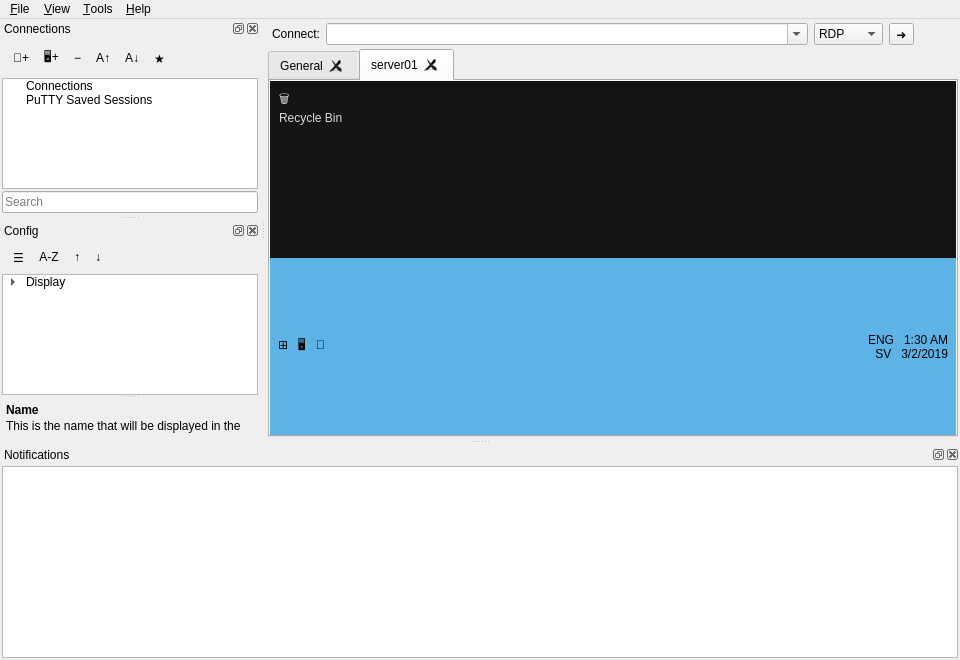
<?xml version="1.0" encoding="UTF-8"?>
<ui version="4.0">
 <class>MainWindow</class>
 <widget class="QMainWindow" name="MainWindow">
  <property name="geometry"><rect><x>0</x><y>0</y><width>960</width><height>660</height></rect></property>
  <property name="windowTitle"><string>mRemoteNG - confCons.xml - server01</string></property>
  <property name="dockNestingEnabled"><bool>false</bool></property>
  <widget class="QWidget" name="centralwidget">
   <layout class="QVBoxLayout" name="centralLayout">
    <property name="spacing"><number>2</number></property>
    <property name="leftMargin"><number>2</number></property>
    <property name="topMargin"><number>2</number></property>
    <property name="rightMargin"><number>2</number></property>
    <property name="bottomMargin"><number>2</number></property>
    <item>
     <widget class="QWidget" name="quickConnectBar">
      <layout class="QHBoxLayout" name="quickConnectLayout">
       <property name="spacing"><number>6</number></property>
       <property name="leftMargin"><number>4</number></property>
       <property name="topMargin"><number>2</number></property>
       <property name="rightMargin"><number>4</number></property>
       <property name="bottomMargin"><number>2</number></property>
       <item><widget class="QLabel" name="connectLabel"><property name="text"><string>Connect:</string></property></widget></item>
       <item>
        <widget class="QComboBox" name="quickConnectCombo">
         <property name="sizePolicy"><sizepolicy hsizetype="Expanding" vsizetype="Fixed"><horstretch>1</horstretch><verstretch>0</verstretch></sizepolicy></property>
         <property name="minimumSize"><size><width>280</width><height>0</height></size></property>
         <property name="editable"><bool>true</bool></property>
        </widget>
       </item>
       <item>
        <widget class="QComboBox" name="protocolCombo">
         <item><property name="text"><string>RDP</string></property></item>
         <item><property name="text"><string>VNC</string></property></item>
         <item><property name="text"><string>SSH1</string></property></item>
         <item><property name="text"><string>SSH2</string></property></item>
         <item><property name="text"><string>Telnet</string></property></item>
         <item><property name="text"><string>HTTP</string></property></item>
         <item><property name="text"><string>HTTPS</string></property></item>
        </widget>
       </item>
       <item><widget class="QToolButton" name="quickConnectButton"><property name="text"><string>➜</string></property><property name="toolTip"><string>Connect</string></property></widget></item>
       <item><spacer name="quickConnectSpacer"><property name="orientation"><enum>Qt::Horizontal</enum></property><property name="sizeHint" stdset="0"><size><width>40</width><height>20</height></size></property></spacer></item>
      </layout>
     </widget>
    </item>
    <item>
     <widget class="QTabWidget" name="sessionTabs">
      <property name="sizePolicy"><sizepolicy hsizetype="Expanding" vsizetype="Expanding"><horstretch>1</horstretch><verstretch>1</verstretch></sizepolicy></property>
      <property name="tabsClosable"><bool>true</bool></property>
      <property name="movable"><bool>true</bool></property>
      <property name="currentIndex"><number>1</number></property>
      <widget class="QWidget" name="generalTab">
       <attribute name="title"><string>General</string></attribute>
       <layout class="QVBoxLayout" name="generalLayout">
        <item><widget class="QLabel" name="generalPlaceholder"><property name="text"><string>No connection selected.</string></property><property name="alignment"><set>Qt::AlignCenter</set></property></widget></item>
       </layout>
      </widget>
      <widget class="QWidget" name="serverTab">
       <attribute name="title"><string>server01</string></attribute>
       <layout class="QVBoxLayout" name="serverLayout">
        <property name="spacing"><number>0</number></property>
        <property name="leftMargin"><number>0</number></property>
        <property name="topMargin"><number>0</number></property>
        <property name="rightMargin"><number>0</number></property>
        <property name="bottomMargin"><number>0</number></property>
        <item>
         <widget class="QWidget" name="remoteDesktop">
          <property name="styleSheet"><string notr="true">background-color: #141414;</string></property>
          <layout class="QVBoxLayout" name="remoteLayout">
           <property name="spacing"><number>0</number></property>
           <property name="leftMargin"><number>0</number></property>
           <property name="topMargin"><number>0</number></property>
           <property name="rightMargin"><number>0</number></property>
           <property name="bottomMargin"><number>0</number></property>
           <item>
            <widget class="QWidget" name="remoteScreen">
             <layout class="QHBoxLayout" name="remoteScreenLayout">
              <item><widget class="QLabel" name="recycleBin"><property name="text"><string>🗑️&#10;Recycle Bin</string></property><property name="styleSheet"><string notr="true">color: #d8d8d8; background: transparent;</string></property><property name="alignment"><set>Qt::AlignLeading|Qt::AlignLeft|Qt::AlignTop</set></property><property name="margin"><number>12</number></property></widget></item>
              <item><spacer name="remoteSpacer"><property name="orientation"><enum>Qt::Horizontal</enum></property><property name="sizeHint" stdset="0"><size><width>40</width><height>20</height></size></property></spacer></item>
             </layout>
            </widget>
           </item>
           <item>
            <widget class="QWidget" name="remoteTaskbar">
             <property name="styleSheet"><string notr="true">background-color: #5eb3e6;</string></property>
             <layout class="QHBoxLayout" name="remoteTaskbarLayout">
              <property name="spacing"><number>10</number></property>
              <property name="leftMargin"><number>8</number></property>
              <property name="topMargin"><number>4</number></property>
              <property name="rightMargin"><number>8</number></property>
              <property name="bottomMargin"><number>4</number></property>
              <item><widget class="QLabel" name="taskbarApps"><property name="text"><string>⊞   🖥   📁</string></property><property name="styleSheet"><string notr="true">background: transparent;</string></property></widget></item>
              <item><spacer name="taskbarSpacer"><property name="orientation"><enum>Qt::Horizontal</enum></property><property name="sizeHint" stdset="0"><size><width>40</width><height>20</height></size></property></spacer></item>
              <item><widget class="QLabel" name="taskbarClock"><property name="text"><string>ENG   1:30 AM&#10;SV   3/2/2019</string></property><property name="styleSheet"><string notr="true">background: transparent;</string></property><property name="alignment"><set>Qt::AlignRight|Qt::AlignVCenter</set></property></widget></item>
             </layout>
            </widget>
           </item>
          </layout>
         </widget>
        </item>
       </layout>
      </widget>
     </widget>
    </item>
   </layout>
  </widget>
  <widget class="QMenuBar" name="menubar">
   <property name="geometry"><rect><x>0</x><y>0</y><width>960</width><height>24</height></rect></property>
   <widget class="QMenu" name="menuFile">
    <property name="title"><string>&amp;File</string></property>
    <addaction name="actionNewConnection"/>
    <addaction name="actionNewFolder"/>
    <addaction name="separator"/>
    <addaction name="actionQuit"/>
   </widget>
   <widget class="QMenu" name="menuView">
    <property name="title"><string>&amp;View</string></property>
    <addaction name="actionViewConnections"/>
    <addaction name="actionViewConfig"/>
    <addaction name="actionViewNotifications"/>
   </widget>
   <widget class="QMenu" name="menuTools">
    <property name="title"><string>&amp;Tools</string></property>
    <addaction name="actionOptions"/>
   </widget>
   <widget class="QMenu" name="menuHelp">
    <property name="title"><string>&amp;Help</string></property>
    <addaction name="actionAbout"/>
   </widget>
   <addaction name="menuFile"/>
   <addaction name="menuView"/>
   <addaction name="menuTools"/>
   <addaction name="menuHelp"/>
  </widget>
  <widget class="QDockWidget" name="connectionsDock">
   <property name="windowTitle"><string>Connections</string></property>
   <property name="minimumSize"><size><width>220</width><height>0</height></size></property>
   <attribute name="dockWidgetArea"><number>1</number></attribute>
   <widget class="QWidget" name="connectionsDockContents">
    <layout class="QVBoxLayout" name="connectionsLayout">
     <property name="spacing"><number>2</number></property>
     <property name="leftMargin"><number>2</number></property>
     <property name="topMargin"><number>2</number></property>
     <property name="rightMargin"><number>2</number></property>
     <property name="bottomMargin"><number>2</number></property>
     <item>
      <widget class="QToolBar" name="connectionsToolbar">
       <property name="toolButtonStyle"><enum>Qt::ToolButtonTextOnly</enum></property>
       <property name="iconSize"><size><width>16</width><height>16</height></size></property>
       <addaction name="actionNewFolder"/>
       <addaction name="actionNewConnection"/>
       <addaction name="actionDelete"/>
       <addaction name="actionSortAscending"/>
       <addaction name="actionSortDescending"/>
       <addaction name="actionAddFavorite"/>
      </widget>
     </item>
     <item>
      <widget class="QTreeWidget" name="connectionTree">
       <property name="sizePolicy"><sizepolicy hsizetype="Expanding" vsizetype="Expanding"><horstretch>0</horstretch><verstretch>1</verstretch></sizepolicy></property>
       <property name="headerHidden"><bool>true</bool></property>
       <column><property name="text"><string>Connections</string></property></column>
       <item>
        <property name="text"><string>Connections</string></property>
        <property name="expanded"><bool>true</bool></property>
       </item>
       <item>
        <property name="text"><string>PuTTY Saved Sessions</string></property>
       </item>
      </widget>
     </item>
     <item>
      <widget class="QLineEdit" name="searchEdit">
       <property name="placeholderText"><string>Search</string></property>
       <property name="clearButtonEnabled"><bool>true</bool></property>
      </widget>
     </item>
    </layout>
   </widget>
  </widget>
  <widget class="QDockWidget" name="configDock">
   <property name="windowTitle"><string>Config</string></property>
   <property name="minimumSize"><size><width>220</width><height>0</height></size></property>
   <attribute name="dockWidgetArea"><number>1</number></attribute>
   <widget class="QWidget" name="configDockContents">
    <layout class="QVBoxLayout" name="configLayout">
     <property name="spacing"><number>2</number></property>
     <property name="leftMargin"><number>2</number></property>
     <property name="topMargin"><number>2</number></property>
     <property name="rightMargin"><number>2</number></property>
     <property name="bottomMargin"><number>2</number></property>
     <item>
      <widget class="QToolBar" name="configToolbar">
       <property name="toolButtonStyle"><enum>Qt::ToolButtonTextOnly</enum></property>
       <property name="iconSize"><size><width>16</width><height>16</height></size></property>
       <addaction name="actionConfigCategorized"/>
       <addaction name="actionConfigAlphabetical"/>
       <addaction name="actionConfigSortAsc"/>
       <addaction name="actionConfigSortDesc"/>
      </widget>
     </item>
     <item>
      <widget class="QSplitter" name="configSplitter">
       <property name="orientation"><enum>Qt::Vertical</enum></property>
       <widget class="QTreeWidget" name="configTree">
        <property name="columnCount"><number>2</number></property>
        <property name="headerHidden"><bool>true</bool></property>
        <column><property name="text"><string>Property</string></property></column>
        <column><property name="text"><string>Value</string></property></column>
        <item>
         <property name="text"><string>Display</string></property>
         <property name="expanded"><bool>true</bool></property>
         <item>
          <property name="text"><string>Name</string></property>
          <property name="text"><string>Connections</string></property>
         </item>
         <item>
          <property name="text"><string>Password prot</string></property>
          <property name="text"><string>No</string></property>
         </item>
        </item>
       </widget>
       <widget class="QWidget" name="configDescriptionPane">
        <layout class="QVBoxLayout" name="configDescriptionLayout">
         <property name="spacing"><number>2</number></property>
         <property name="leftMargin"><number>4</number></property>
         <property name="topMargin"><number>4</number></property>
         <property name="rightMargin"><number>4</number></property>
         <property name="bottomMargin"><number>4</number></property>
         <item><widget class="QLabel" name="configDescriptionTitle"><property name="text"><string>Name</string></property><property name="font"><font><weight>75</weight><bold>true</bold></font></property></widget></item>
         <item><widget class="QLabel" name="configDescriptionText"><property name="text"><string>This is the name that will be displayed in the connections tree.</string></property><property name="wordWrap"><bool>true</bool></property><property name="alignment"><set>Qt::AlignLeading|Qt::AlignLeft|Qt::AlignTop</set></property></widget></item>
        </layout>
       </widget>
      </widget>
     </item>
    </layout>
   </widget>
  </widget>
  <widget class="QDockWidget" name="notificationsDock">
   <property name="windowTitle"><string>Notifications</string></property>
   <property name="minimumSize"><size><width>0</width><height>90</height></size></property>
   <attribute name="dockWidgetArea"><number>8</number></attribute>
   <widget class="QWidget" name="notificationsDockContents">
    <layout class="QVBoxLayout" name="notificationsLayout">
     <property name="spacing"><number>2</number></property>
     <property name="leftMargin"><number>2</number></property>
     <property name="topMargin"><number>2</number></property>
     <property name="rightMargin"><number>2</number></property>
     <property name="bottomMargin"><number>2</number></property>
     <item><widget class="QListWidget" name="notificationsList"/></item>
    </layout>
   </widget>
  </widget>
  <action name="actionNewConnection"><property name="text"><string>🖥+</string></property><property name="toolTip"><string>New connection</string></property></action>
  <action name="actionNewFolder"><property name="text"><string>📁+</string></property><property name="toolTip"><string>New folder</string></property></action>
  <action name="actionDelete"><property name="text"><string>−</string></property><property name="toolTip"><string>Delete</string></property></action>
  <action name="actionSortAscending"><property name="text"><string>A↑</string></property><property name="toolTip"><string>Sort ascending</string></property></action>
  <action name="actionSortDescending"><property name="text"><string>A↓</string></property><property name="toolTip"><string>Sort descending</string></property></action>
  <action name="actionAddFavorite"><property name="text"><string>★</string></property><property name="toolTip"><string>Add to favorites</string></property></action>
  <action name="actionConfigCategorized"><property name="text"><string>☰</string></property><property name="toolTip"><string>Categorized</string></property></action>
  <action name="actionConfigAlphabetical"><property name="text"><string>A-Z</string></property><property name="toolTip"><string>Alphabetical</string></property></action>
  <action name="actionConfigSortAsc"><property name="text"><string>↑</string></property><property name="toolTip"><string>Sort ascending</string></property></action>
  <action name="actionConfigSortDesc"><property name="text"><string>↓</string></property><property name="toolTip"><string>Sort descending</string></property></action>
  <action name="actionViewConnections"><property name="text"><string>Connections</string></property><property name="checkable"><bool>true</bool></property><property name="checked"><bool>true</bool></property></action>
  <action name="actionViewConfig"><property name="text"><string>Config</string></property><property name="checkable"><bool>true</bool></property><property name="checked"><bool>true</bool></property></action>
  <action name="actionViewNotifications"><property name="text"><string>Notifications</string></property><property name="checkable"><bool>true</bool></property><property name="checked"><bool>true</bool></property></action>
  <action name="actionOptions"><property name="text"><string>Options…</string></property></action>
  <action name="actionAbout"><property name="text"><string>About</string></property></action>
  <action name="actionQuit"><property name="text"><string>Quit</string></property></action>
  <action name="separator"><property name="text"><string>---</string></property><property name="separator"><bool>true</bool></property></action>
 </widget>
 <resources/>
 <connections/>
</ui>
